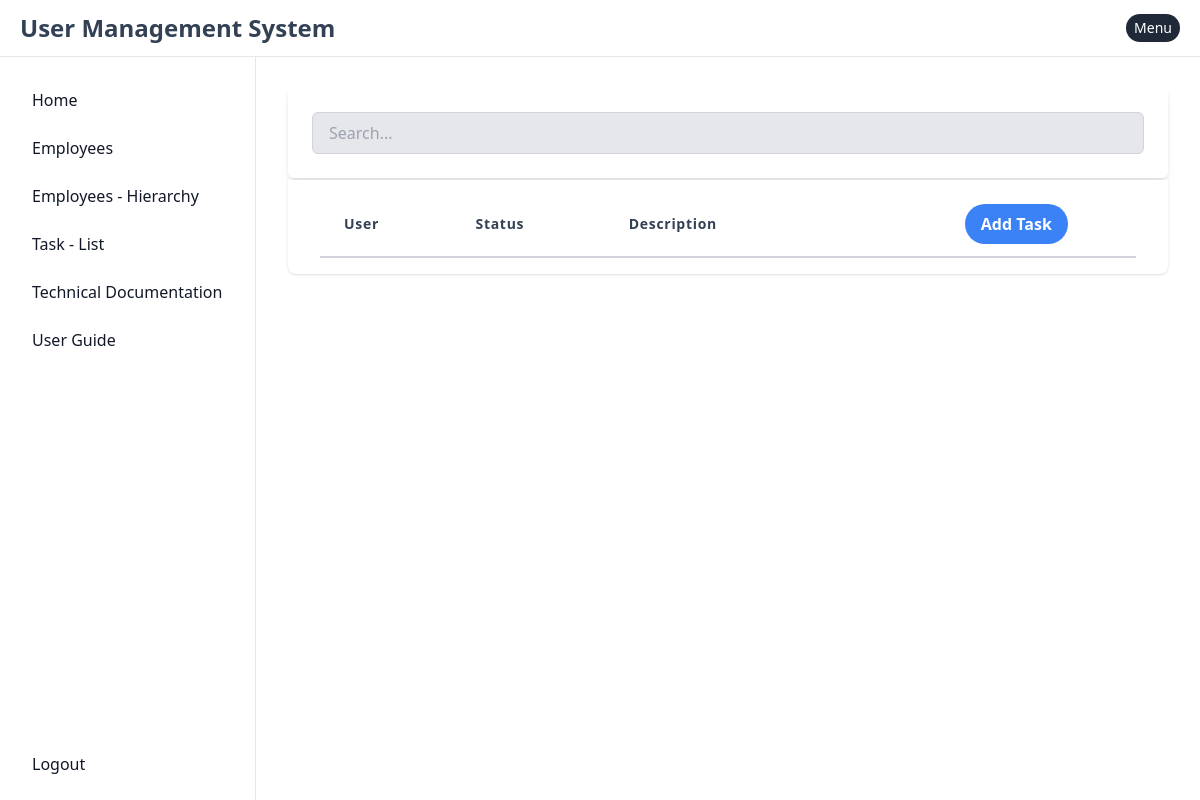
/user_tasks/list/ (signed in), run on an earlier commit of the app's database.
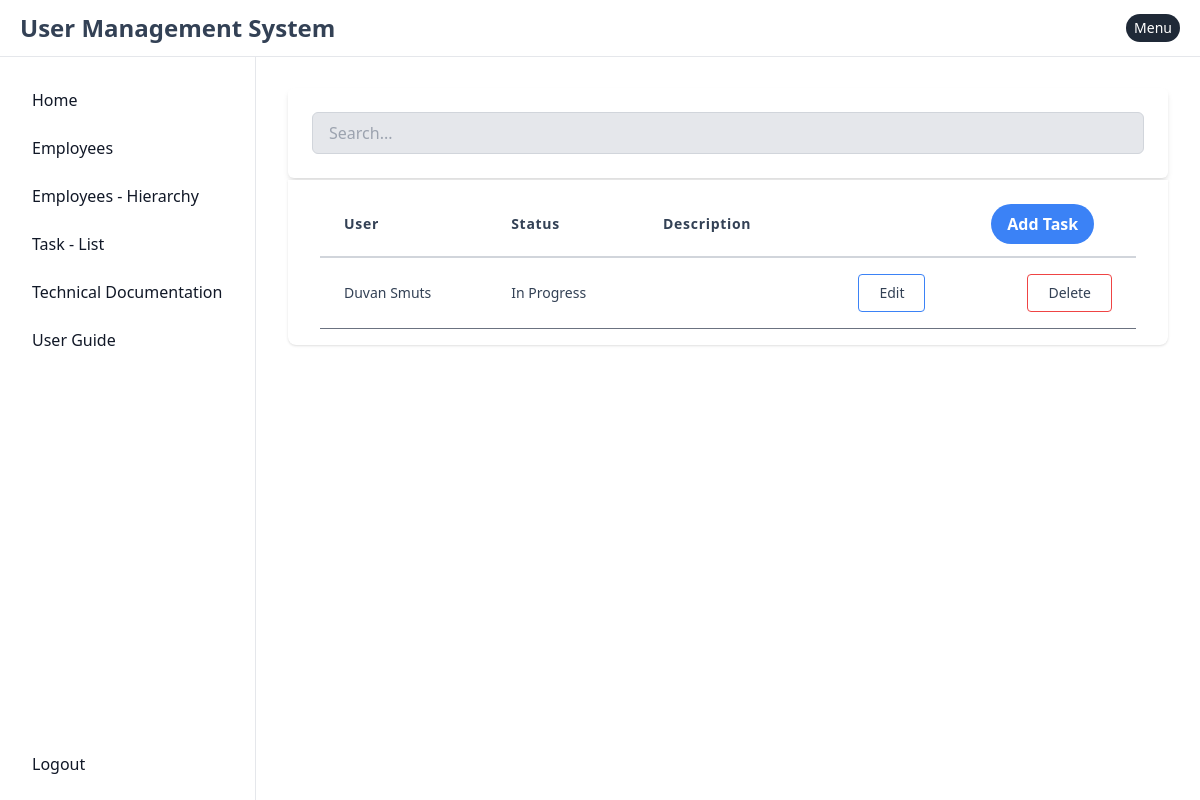
And on a later commit of the database.
### apps/admin/user_tasks/models.py (models this page shows, shortened)
class UserTask(AuditFields):
    STATUS_CHOICES = (
        (1, 'Pending'),
        (2, 'In Progress'),
        (3, 'Completed'),
    )
    user        = models.ForeignKey(User, on_delete=models.CASCADE)
    status      = models.IntegerField(choices=STATUS_CHOICES, default='Pending')
    description = models.TextField(max_length=300, blank=True, null=True)

### apps/admin/user/models.py (models this page shows, shortened)
class User(AuditFields, AbstractBaseUser, PermissionsMixin):
    reporting_line_manager = models.ForeignKey('self', on_delete=models.SET_NULL, null=True, blank=True, related_name='reports_to')
    email                  = models.EmailField(unique=True)
    first_name             = models.CharField(max_length=30, blank=True)
    last_name              = models.CharField(max_length=30, blank=True)
    contact_number         = models.CharField(max_length=30, blank=True)
    employee_number        = models.CharField(max_length=30, blank=True)
    hashed_email_gravatar  = models.CharField(max_length=250, blank=True)
    position               = models.IntegerField(choices=POSITION_CHOICES, blank=True, null=True)
    birth_date             = models.DateField(null=True, blank=True)
    is_active              = models.BooleanField(default=True)
    is_staff               = models.BooleanField(default=False)
    is_admin               = models.BooleanField(default=False)
    salary                 = models.DecimalField(verbose_name='Salary', default=0, max_digits=9, decimal_places=2)
    description            = models.TextField(max_length=300, blank=True, null=True)
    objects = UserManager()
    USERNAME_FIELD  = 'email'
    REQUIRED_FIELDS = []

### apps/system/user_tasks/list/views.py (the view)
# urls.py: path('list/',                 UserListView.as_view(),   name='list'),
class UserListView(LoginRequiredMixin, View):
    def get(self, request, *args, **kwargs):
        user_tasks = UserTask.objects.all()
        return render(
            self.request,
            template_name = 'system/user_tasks/list/task_list.html',
            context       = {
                'user_tasks'     : user_tasks,
                'logged_in_user' : self.request.user.id,
                'admin_user'     : self.request.user.is_admin
            }
        )

### templates/system/user_tasks/list/task_list.html (shortened to what this page needs)
{% extends 'base.html' %}
{% block content %}
<div class="mx-auto bg-white p-6 rounded-md shadow-md mb-0.5">
    <input id="searchInput" type="text"
        class="w-full px-4 py-2 bg-gray-200 focus:bg-white border border-gray-300 rounded-md outline-none"
        placeholder="Search...">
</div>
<div class="-my-2 py-2 overflow-x-auto sm:-mx-6 sm:px-6 lg:-mx-8 pr-10 lg:px-8">
    <div class="align-middle inline-block min-w-full shadow overflow-hidden bg-white shadow-dashboard px-8 pt-3 rounded-bl-lg rounded-br-lg">
        <table class="table min-w-full" id="employee_list_table">
            <thead>
                <tr>
                    <th class="px-6 py-3 border-b-2 border-gray-300 text-left text-sm leading-4 tracking-wider hover:bg-gray-100 cursor-pointer">User</th>
                    <th class="px-6 py-3 border-b-2 border-gray-300 text-left text-sm leading-4 tracking-wider hover:bg-gray-100 cursor-pointer">Status</th>
                    <th class="px-6 py-3 border-b-2 border-gray-300 text-left text-sm leading-4 tracking-wider hover:bg-gray-100 cursor-pointer">Description</th>
                    <th class="px-6 py-3 border-b-2 border-gray-300 text-left text-sm leading-4 tracking-wider hover:bg-gray-100 cursor-pointer"></th>
                    <th class="px-6 py-3 border-b-2 border-gray-300">
                        <button class="bg-blue-500 hover:bg-blue-700 text-white font-bold py-2 px-4 rounded-full"
                                hx-get    = "{% url 'user_tasks:create' %}"
                                hx-target = "#modalContent"
                        >
                          Add Task
                        </button>
                    </th>
                </tr>
            </thead>
            <tbody class="bg-white">
                {% for user_task in user_tasks %}
                    <tr>
                        <td class="px-6 py-4 whitespace-no-wrap border-b border-gray-500">
                            <div class="text-sm leading-5">{{ user_task.user.first_name }} {{ user_task.user.last_name }}</div>
                        </td>
                        <td class="px-6 py-4 whitespace-no-wrap border-b border-gray-500 text-sm leading-5">{{ user_task.get_status_display }}</td>
                        <td class="px-6 py-4 whitespace-no-wrap border-b border-gray-500 text-sm leading-5">{{ user_task.description }}</td>
                        {% if user_task.user.id == logged_in_user or admin_user %}
                            <td class="px-6 py-4 whitespace-no-wrap text-right border-b border-gray-500 text-sm leading-5">
                                <button hx-get    = "{% url 'user_tasks:update' user_task.id %}"
                                        hx-target = "#modalContent"
                                        class="px-5 py-2 border-blue-500 border rounded transition duration-300 hover:bg-blue-700 hover:text-white focus:outline-none">Edit</button>
                            </td>
                        {% else %}
                            <td class="px-6 py-4 whitespace-no-wrap text-right border-b border-gray-500 text-sm leading-5"></td>
                        {%  endif %}
                        {% if user_task.user.id == logged_in_user or admin_user %}
                            <td class="px-6 py-4 whitespace-no-wrap text-right border-b border-gray-500 text-sm leading-5">
                                <button hx-get    = "{% url 'user_tasks:delete' user_task.id %}"
                                        hx-target = "#modalContent"
                                        class="px-5 py-2 border-red-500 border rounded transition duration-300 hover:bg-red-700 hover:text-white focus:outline-none">Delete</button>
                            </td>
                        {% else %}
                            <td class="px-6 py-4 whitespace-no-wrap text-right border-b border-gray-500 text-sm leading-5"></td>
                        {%  endif %}
                    </tr>
                {% endfor %}
            </tbody>
        </table>
    </div>
</div>
{% endblock content %}

What changed in the data, as far as the page shows it:
added UserTask: user.first_name "Duvan", user.last_name "Smuts", status "In Progress", shows "Edit", shows "Delete"
